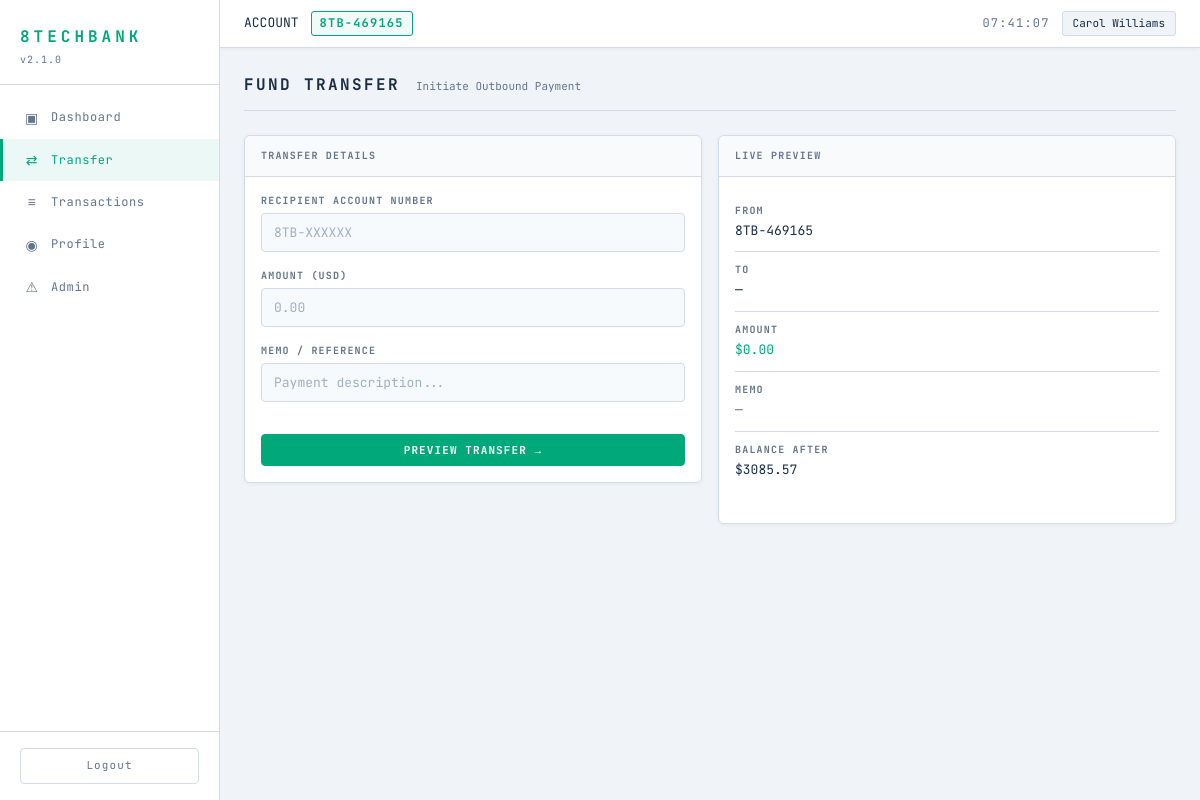
The page /transfer (signed in) on the database as committed earlier.
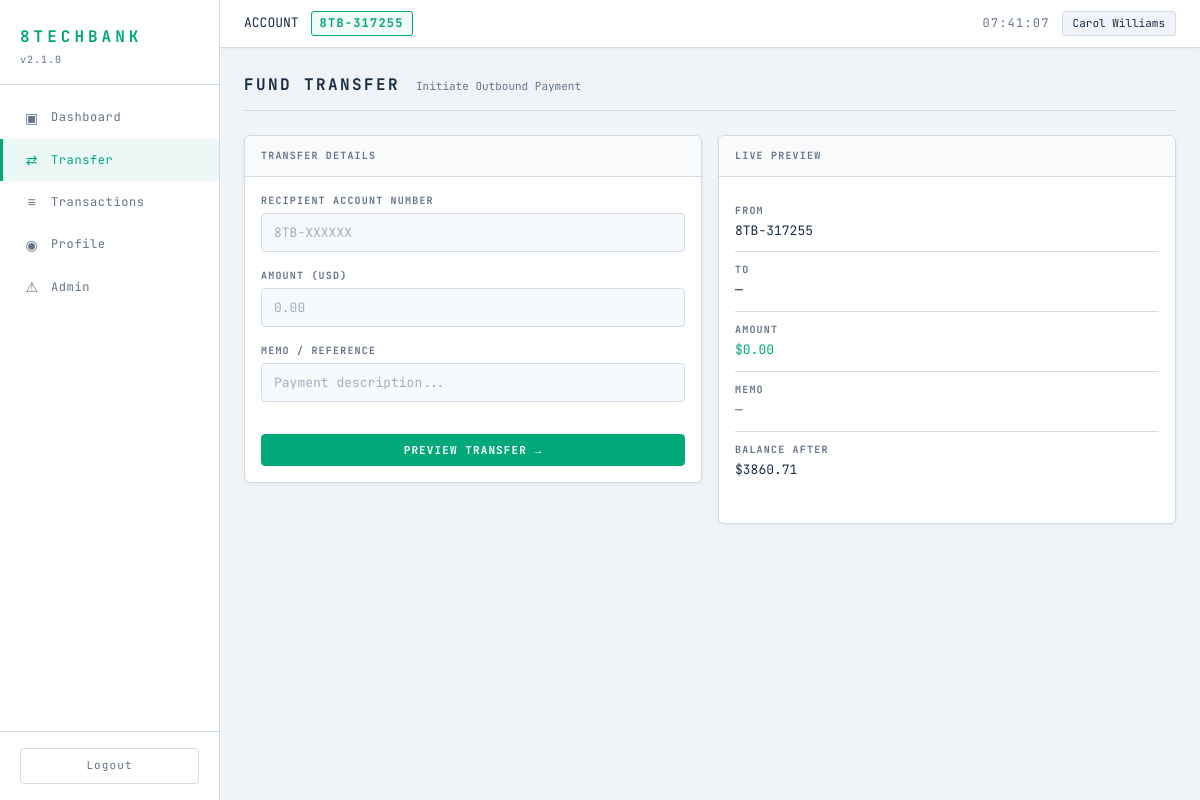
The same page on the database as committed later.
### tables this page shows
CREATE TABLE users (
    id INTEGER PRIMARY KEY AUTOINCREMENT,
    username TEXT NOT NULL UNIQUE,
    email TEXT NOT NULL UNIQUE,
    password TEXT NOT NULL,
    display_name TEXT NOT NULL,
    account_number TEXT NOT NULL UNIQUE,
    balance REAL NOT NULL DEFAULT 1000.00,
    role TEXT NOT NULL DEFAULT 'user',
    created_at TIMESTAMP DEFAULT CURRENT_TIMESTAMP
);

### routes/transfer.py (the view, shortened to what this page needs)
@transfer_bp.route('/transfer', methods=['GET', 'POST'])
def transfer():
    if 'user_id' not in session:
        return redirect(url_for('auth.login'))
    error = None
    success = None
    confirm = False
    form_data = {}
    user_id = session['user_id']
    user = raw_query("SELECT * FROM users WHERE id=" + str(user_id), fetchone=True)
    return render_template('transfer.html', user=user, error=error, success=success,
                           confirm=confirm, form_data=form_data)

### database.py (called while the page is built)
def get_db():
    conn = sqlite3.connect(DATABASE_PATH)
    conn.row_factory = sqlite3.Row
    return conn

def raw_query(sql, fetchone=False):
    conn = get_db()
    try:
        cur = conn.execute(sql)
        conn.commit()
        if fetchone:
            return cur.fetchone()
        return cur.fetchall()
    except Exception as e:
        conn.close()
        raise e
    finally:
        conn.close()

### templates/transfer.html (shortened to what the changed rows need)
{% extends "base.html" %}
{% block content %}
<div class="page-header">
    <h2 class="page-title">FUND TRANSFER</h2>
</div>
{% if confirm and recipient %}
<div class="card confirm-card">
    <div class="card-header">
        <span class="micro-label">CONFIRM TRANSFER</span>
    </div>
    <div class="confirm-details">
        <div class="confirm-row">
            <span class="micro-label">FROM</span>
            <span class="mono">{{ user.account_number }} — {{ user.display_name }}</span>
        </div>
        <div class="confirm-row">
            <span class="micro-label">TO</span>
            <span class="mono">{{ recipient.account_number }} — {{ recipient.display_name }}</span>
        </div>
        <div class="confirm-row">
            <span class="micro-label">AMOUNT</span>
            <span class="accent mono">${{ "%.2f"|format(form_data.amount|float) }}</span>
        </div>
        <div class="confirm-row">
            <span class="micro-label">MEMO</span>
            <span>{{ form_data.memo or '—' }}</span>
        </div>
    </div>
    <form method="POST" action="{{ url_for('transfer.transfer') }}">
        <input type="hidden" name="recipient_account" value="{{ form_data.recipient_account }}">
        <input type="hidden" name="amount" value="{{ form_data.amount }}">
        <input type="hidden" name="memo" value="{{ form_data.memo }}">
        <input type="hidden" name="sender_id" value="{{ user.id }}">
        <input type="hidden" name="action" value="confirm">
        <div class="btn-row">
            <a href="{{ url_for('transfer.transfer') }}" class="btn btn-ghost">CANCEL</a>
            <button type="submit" class="btn btn-danger">CONFIRM TRANSFER</button>
        </div>
    </form>
</div>
{% else %}
<div class="transfer-layout">
    <div class="transfer-form-col">
        <div class="card">
            <div class="card-header">
                <span class="micro-label">TRANSFER DETAILS</span>
            </div>
            <form method="POST" action="{{ url_for('transfer.transfer') }}" id="transferForm">
                <div class="form-group">
                    <label class="micro-label">RECIPIENT ACCOUNT NUMBER</label>
                    <input type="text" name="recipient_account" class="form-input" placeholder="8TB-XXXXXX"
                           value="{{ form_data.recipient_account or '' }}" id="recipientInput" autocomplete="off">
                </div>
                <div class="form-group">
                    <label class="micro-label">AMOUNT (USD)</label>
                    <input type="number" name="amount" class="form-input" placeholder="0.00"
                           step="0.01" min="0.01" value="{{ form_data.amount or '' }}" id="amountInput">
                </div>
                <div class="form-group">
                    <label class="micro-label">MEMO / REFERENCE</label>
                    <input type="text" name="memo" class="form-input" placeholder="Payment description..."
                           value="{{ form_data.memo or '' }}" id="memoInput">
                </div>
                <button type="submit" class="btn btn-primary btn-full">PREVIEW TRANSFER →</button>
            </form>
        </div>
    </div>
    <div class="transfer-preview-col">
        <div class="card preview-card">
            <div class="card-header">
                <span class="micro-label">LIVE PREVIEW</span>
            </div>
            <div class="preview-body">
                <div class="preview-row">
                    <span class="micro-label">FROM</span>
                    <span class="mono">{{ user.account_number }}</span>
                </div>
                <div class="preview-row">
                    <span class="micro-label">TO</span>
                    <span class="mono" id="previewRecipient">—</span>
                </div>
                <div class="preview-row">
                    <span class="micro-label">AMOUNT</span>
                    <span class="accent mono" id="previewAmount">$0.00</span>
                </div>
                <div class="preview-row">
                    <span class="micro-label">MEMO</span>
                    <span id="previewMemo" class="muted">—</span>
                </div>
                <div class="preview-row">
                    <span class="micro-label">BALANCE AFTER</span>
                    <span class="mono" id="previewBalance">${{ "%.2f"|format(user.balance) }}</span>
                </div>
            </div>
        </div>
    </div>
</div>
{% endif %}
{% endblock %}

### templates/base.html (shortened to what this page needs)
<!DOCTYPE html>
<html lang="en">
<head>
    <link rel="stylesheet" href="{{ url_for('static', filename='style.css') }}">
</head>
<body>
    <div class="layout">
        <aside class="sidebar">
            <div class="sidebar-header">
                <h1 class="logo">8TECHBANK</h1>
                <div class="version">v2.1.0</div>
            </div>
            <nav class="sidebar-nav">
                <a href="{{ url_for('dashboard.dashboard') }}" class="nav-item {% if request.endpoint == 'dashboard.dashboard' %}active{% endif %}">
                    <span class="nav-icon">▣</span>
                    <span>Dashboard</span>
                </a>
                <a href="{{ url_for('transfer.transfer') }}" class="nav-item {% if request.endpoint == 'transfer.transfer' %}active{% endif %}">
                    <span class="nav-icon">⇄</span>
                    <span>Transfer</span>
                </a>
                <a href="{{ url_for('transactions.transactions') }}" class="nav-item {% if request.endpoint == 'transactions.transactions' %}active{% endif %}">
                    <span class="nav-icon">≡</span>
                    <span>Transactions</span>
                </a>
                <a href="{{ url_for('profile.profile') }}" class="nav-item {% if request.endpoint == 'profile.profile' %}active{% endif %}">
                    <span class="nav-icon">◉</span>
                    <span>Profile</span>
                </a>
                <a href="{{ url_for('admin.admin') }}" class="nav-item {% if request.endpoint == 'admin.admin' %}active{% endif %}">
                    <span class="nav-icon">⚠</span>
                    <span>Admin</span>
                </a>
            </nav>
            <div class="sidebar-footer">
                <a href="{{ url_for('auth.logout') }}" class="logout-btn">Logout</a>
            </div>
        </aside>
        <main class="main-content">
            <header class="topbar">
                <div class="topbar-left">
                    <span class="label">ACCOUNT</span>
                    <span class="account-badge">{{ session.account_number }}</span>
                </div>
                <div class="topbar-right">
                    <div class="clock" id="liveClock">--:--:--</div>
                    <div class="user-pill">{{ session.display_name }}</div>
                </div>
            </header>
            <div class="content">
                {% block content %}{% endblock %}
            </div>
        </main>
    </div>
</body>
</html>

Rows that differ between the two databases and show on the page:
changed users "Carol Williams": account_number "8TB-469165" → "8TB-317255"; balance "3085.57" → "3860.71"
